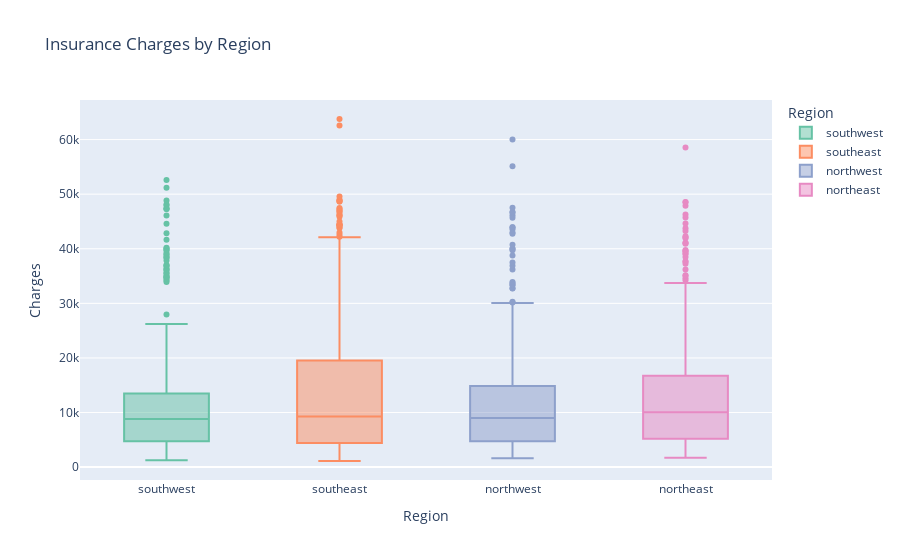

The code cell stored with this chart in its notebook:
### Markdown cell above
### **4. Checking is there a difference in charges by region**

### Code cell
fig = px.box(df, x='region', y='charges', color='region',
             title='Insurance Charges by Region',
             labels={'region': 'Region', 'charges': 'Charges'},
             color_discrete_sequence=px.colors.qualitative.Set2)
fig.show()

### Figure 1 — Plotly figure (JSON) as saved in the notebook; plotly's stock layout.template omitted (floating-point values rounded to 4 significant figures; data arrays with more than 128 entries replaced by an {"elided": "..."} marker saying what was removed)
{"data": [{"alignmentgroup": "True", "hovertemplate": "Region=%{x}<br>Charges=%{y}<extra></extra>", "legendgroup": "southwest", "marker": {"color": "rgb(102,194,165)"}, "name": "southwest", "notched": false, "offsetgroup": "southwest", "orientation": "v", "showlegend": true, "type": "box", "x": {"elided": "325 str values"}, "x0": " ", "xaxis": "x", "y": {"elided": "325 float values"}, "y0": " ", "yaxis": "y"}, {"alignmentgroup": "True", "hovertemplate": "Region=%{x}<br>Charges=%{y}<extra></extra>", "legendgroup": "southeast", "marker": {"color": "rgb(252,141,98)"}, "name": "southeast", "notched": false, "offsetgroup": "southeast", "orientation": "v", "showlegend": true, "type": "box", "x": {"elided": "364 str values"}, "x0": " ", "xaxis": "x", "y": {"elided": "364 float values"}, "y0": " ", "yaxis": "y"}, {"alignmentgroup": "True", "hovertemplate": "Region=%{x}<br>Charges=%{y}<extra></extra>", "legendgroup": "northwest", "marker": {"color": "rgb(141,160,203)"}, "name": "northwest", "notched": false, "offsetgroup": "northwest", "orientation": "v", "showlegend": true, "type": "box", "x": {"elided": "324 str values"}, "x0": " ", "xaxis": "x", "y": {"elided": "324 float values"}, "y0": " ", "yaxis": "y"}, {"alignmentgroup": "True", "hovertemplate": "Region=%{x}<br>Charges=%{y}<extra></extra>", "legendgroup": "northeast", "marker": {"color": "rgb(231,138,195)"}, "name": "northeast", "notched": false, "offsetgroup": "northeast", "orientation": "v", "showlegend": true, "type": "box", "x": {"elided": "324 str values"}, "x0": " ", "xaxis": "x", "y": {"elided": "324 float values"}, "y0": " ", "yaxis": "y"}], "layout": {"boxmode": "overlay", "legend": {"title": {"text": "Region"}, "tracegroupgap": 0}, "title": {"text": "Insurance Charges by Region"}, "xaxis": {"anchor": "y", "categoryarray": ["southwest", "southeast", "northwest", "northeast"], "categoryorder": "array", "domain": [0, 1], "title": {"text": "Region"}}, "yaxis": {"anchor": "x", "domain": [0, 1], "title": {"text": "Charges"}}}}
